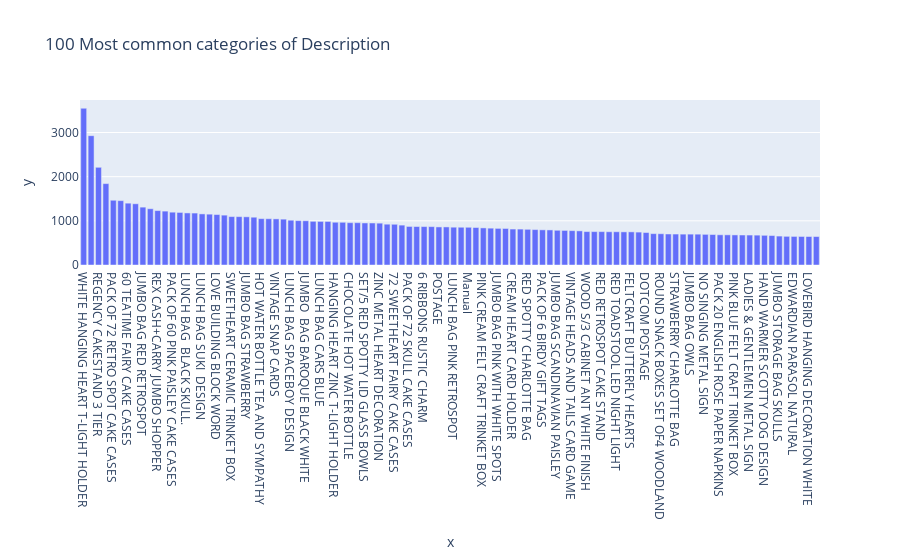

Source (notebook cell):
### Markdown cell above
Análisis de la n-esima serie...

### Code cell
profile_serie(df_retail['Description'])

### Figure 1 — Plotly figure (JSON) as saved in the notebook; plotly's stock layout.template omitted (floating-point values rounded to 4 significant figures)
{"data": [{"alignmentgroup": "True", "hovertemplate": "x=%{x}<br>y=%{y}<extra></extra>", "legendgroup": "", "marker": {"color": "#636efa", "pattern": {"shape": ""}}, "name": "", "offsetgroup": "", "orientation": "v", "showlegend": false, "textposition": "auto", "type": "bar", "x": ["WHITE HANGING HEART T-LIGHT HOLDER", "nan", "REGENCY CAKESTAND 3 TIER", "STRAWBERRY CERAMIC TRINKET BOX", "PACK OF 72 RETRO SPOT CAKE CASES", "ASSORTED COLOUR BIRD ORNAMENT", "60 TEATIME FAIRY CAKE CASES", "HOME BUILDING BLOCK WORD", "JUMBO BAG RED RETROSPOT", "LUNCH BAG RED SPOTTY", "REX CASH+CARRY JUMBO SHOPPER", "JUMBO STORAGE BAG SUKI", "PACK OF 60 PINK PAISLEY CAKE CASES", "WOODEN FRAME ANTIQUE WHITE ", "LUNCH BAG  BLACK SKULL.", "BAKING SET 9 PIECE RETROSPOT ", "LUNCH BAG SUKI  DESIGN ", "HEART OF WICKER LARGE", "LOVE BUILDING BLOCK WORD", "RED HANGING HEART T-LIGHT HOLDER", "SWEETHEART CERAMIC TRINKET BOX", "JUMBO SHOPPER VINTAGE RED PAISLEY", "JUMBO BAG STRAWBERRY", "HEART OF WICKER SMALL", "HOT WATER BOTTLE TEA AND SYMPATHY", "SCOTTIE DOG HOT WATER BOTTLE", "VINTAGE SNAP CARDS", "PARTY BUNTING", "LUNCH BAG SPACEBOY DESIGN ", "PAPER CHAIN KIT 50'S CHRISTMAS ", "JUMBO  BAG BAROQUE BLACK WHITE", "LUNCH BAG WOODLAND", "LUNCH BAG CARS BLUE", "WOODEN PICTURE FRAME WHITE FINISH", "HANGING HEART ZINC T-LIGHT HOLDER", "SET/20 RED SPOTTY PAPER NAPKINS ", "CHOCOLATE HOT WATER BOTTLE", "ANTIQUE SILVER TEA GLASS ETCHED", "SET/5 RED SPOTTY LID GLASS BOWLS", "SMALL POPCORN HOLDER", "ZINC METAL HEART DECORATION", "FELTCRAFT 6 FLOWER FRIENDS", "72 SWEETHEART FAIRY CAKE CASES", "GIN + TONIC DIET METAL SIGN", "PACK OF 72 SKULL CAKE CASES", "NATURAL SLATE HEART CHALKBOARD ", "6 RIBBONS RUSTIC CHARM", "RECYCLING BAG RETROSPOT ", "POSTAGE", "VICTORIAN GLASS HANGING T-LIGHT", "LUNCH BAG PINK RETROSPOT", "PLEASE ONE PERSON METAL SIGN", "Manual", "VINTAGE UNION JACK BUNTING", "PINK CREAM FELT CRAFT TRINKET BOX ", "HAND OVER THE CHOCOLATE   SIGN ", "JUMBO BAG PINK WITH WHITE SPOTS", "RED WOOLLY HOTTIE WHITE HEART.", "CREAM HEART CARD HOLDER", "RETRO SPOT TEA SET CERAMIC 11 PC ", "RED SPOTTY CHARLOTTE BAG", "PAPER BUNTING RETRO SPOTS", "PACK OF 6 BIRDY GIFT TAGS", "JUMBO BAG PINK VINTAGE PAISLEY", "JUMBO BAG SCANDINAVIAN PAISLEY", "WOODLAND CHARLOTTE BAG", "VINTAGE HEADS AND TAILS CARD GAME ", "RED GINGHAM ROSE JEWELLERY BOX", "WOOD S/3 CABINET ANT WHITE FINISH", "BATHROOM METAL SIGN", "RED RETROSPOT CAKE STAND", "COOK WITH WINE METAL SIGN ", "RED TOADSTOOL LED NIGHT LIGHT", "HANGING HEART JAR T-LIGHT HOLDER", "FELTCRAFT BUTTERFLY HEARTS", "PACK OF 60 DINOSAUR CAKE CASES", "DOTCOM POSTAGE", "PAPER CHAIN KIT VINTAGE CHRISTMAS", "ROUND SNACK BOXES SET OF4 WOODLAND ", "PLASTERS IN TIN SPACEBOY", "STRAWBERRY CHARLOTTE BAG", "HAND WARMER OWL DESIGN", "JUMBO BAG OWLS", "PLASTERS IN TIN CIRCUS PARADE ", "NO SINGING METAL SIGN", "COLOUR GLASS T-LIGHT HOLDER HANGING", "PACK 20 ENGLISH ROSE PAPER NAPKINS", "DOOR MAT UNION FLAG", "PINK BLUE FELT CRAFT TRINKET BOX", "SINGLE HEART ZINC T-LIGHT HOLDER", "LADIES & GENTLEMEN METAL SIGN", "WOOD 2 DRAWER CABINET WHITE FINISH", "HAND WARMER SCOTTY DOG DESIGN", "GRAND CHOCOLATECANDLE", "JUMBO STORAGE BAG SKULLS", "KNITTED UNION FLAG HOT WATER BOTTLE", "EDWARDIAN PARASOL NATURAL", "HEART IVORY TRELLIS SMALL", "LOVEBIRD HANGING DECORATION WHITE ", "HAND WARMER BIRD DESIGN"], "xaxis": "x", "y": [3549, 2928, 2212, 1843, 1466, 1457, 1400, 1386, 1310, 1274, 1232, 1220, 1196, 1190, 1179, 1176, 1157, 1151, 1142, 1129, 1096, 1095, 1091, 1082, 1050, 1048, 1044, 1038, 1014, 1005, 1002, 989, 987, 986, 968, 967, 958, 958, 952, 951, 947, 924, 922, 903, 873, 871, 870, 869, 862, 862, 856, 855, 854, 849, 840, 834, 829, 827, 814, 813, 808, 802, 796, 794, 786, 783, 778, 773, 757, 756, 756, 753, 753, 750, 750, 745, 735, 710, 708, 702, 701, 699, 699, 698, 694, 690, 684, 683, 681, 679, 678, 676, 672, 667, 655, 649, 647, 646, 645, 644], "yaxis": "y"}], "layout": {"barmode": "relative", "legend": {"tracegroupgap": 0}, "title": {"text": "100 Most common categories of Description"}, "xaxis": {"anchor": "y", "domain": [0, 1], "title": {"text": "x"}}, "yaxis": {"anchor": "x", "domain": [0, 1], "title": {"text": "y"}}}}
